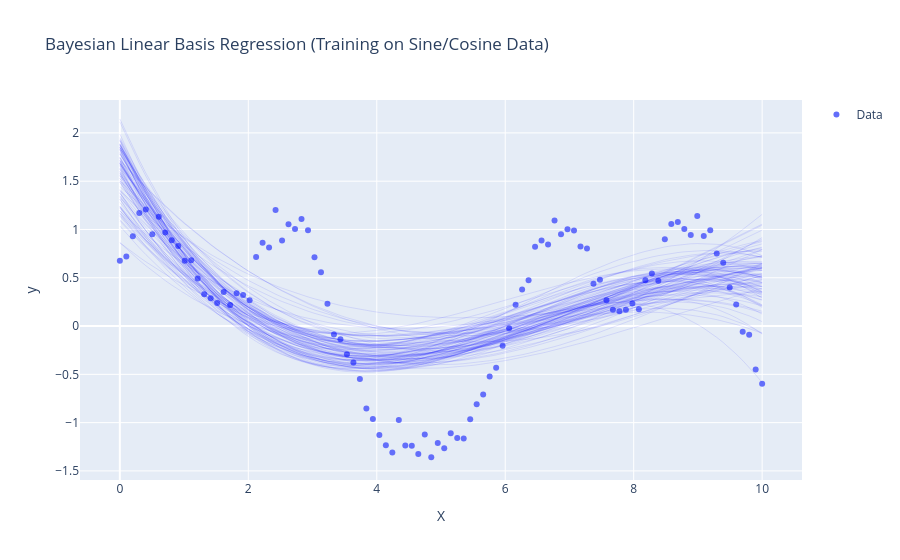

This figure's notebook cell:
### Code cell
import torch
import pyro
import pyro.distributions as dist
from pyro.infer import MCMC, NUTS
import plotly.graph_objects as go
import numpy as np

# Generate synthetic data using a combination of sine and cosine functions
np.random.seed(0)
n = 100
X = np.linspace(0, 10, n)  # X values

# Combining sine and cosine functions to create a synthetic signal
y_true = np.sin(X) + 0.5 * np.cos(2 * X) + 0.3 * np.sin(3 * X)
y = y_true + np.random.normal(0, 0.1, size=n)  # Adding some noise

# Convert data to torch tensors
X_tensor = torch.tensor(X, dtype=torch.float).unsqueeze(1)  # Shape (n, 1)
y_tensor = torch.tensor(y, dtype=torch.float)

# Define the basis functions {1, x, x^2, x^3}
def basis_functions(X):
    return torch.stack([torch.ones_like(X), X, X**2, X**3], dim=1)

# Define Bayesian Linear Basis Regression Model using Pyro
def bayesian_linear_basis_regression(X, y=None):
    # Priors for weights and intercept for each basis function
    w = pyro.sample("w", dist.Normal(torch.zeros(4), 1e6 * torch.ones(4)))  # Weights for {1, x, x^2, x^3}
    sigma = pyro.sample("sigma", dist.HalfCauchy(1.0))  # Prior for noise
    
    # Linear combination of basis functions
    Phi_X = basis_functions(X)  # Design matrix
    mean = torch.matmul(Phi_X, w)  # Linear model: w0 + w1*x + w2*x^2 + w3*x^3
    
    # Likelihood
    with pyro.plate("data", X.shape[0]):
        pyro.sample("obs", dist.Normal(mean, sigma), obs=y)

# NUTS sampler
nuts_kernel = NUTS(bayesian_linear_basis_regression)
mcmc = MCMC(nuts_kernel, num_samples=1000, warmup_steps=500)
mcmc.run(X_tensor[:, 0], y_tensor)

# Extract samples from the posterior
posterior_samples = mcmc.get_samples()

# Convert to numpy arrays for plotting
w_samples = posterior_samples['w'].numpy()

# Generate the predicted regression lines from posterior samples
X_plot = np.linspace(0, 10, 100)  # For plotting smooth curve
X_plot_tensor = torch.tensor(X_plot, dtype=torch.float).unsqueeze(1)
Phi_X_plot = basis_functions(X_plot_tensor).numpy().reshape(100, 4)  # Fix the shape

# Generate regression lines using posterior samples
y_pred_samples = np.dot(Phi_X_plot, w_samples.T)  # Matrix multiplication

# Plot the original data and the posterior predictive regression lines
fig = go.Figure()

# Scatter plot of the original data
fig.add_trace(go.Scatter(x=X, y=y, mode='markers', name='Data'))

# Plot regression lines for a subset of posterior samples
for i in range(100):  # Plot 100 regression lines from posterior samples
    fig.add_trace(go.Scatter(x=X_plot, y=y_pred_samples[:, i], mode='lines', line=dict(width=0.5, color='blue'), opacity=0.2, showlegend=False))

# Update layout
fig.update_layout(
    title="Bayesian Linear Basis Regression (Training on Sine/Cosine Data)",
    xaxis_title="X",
    yaxis_title="y",
)

# Show plot
fig.show()
